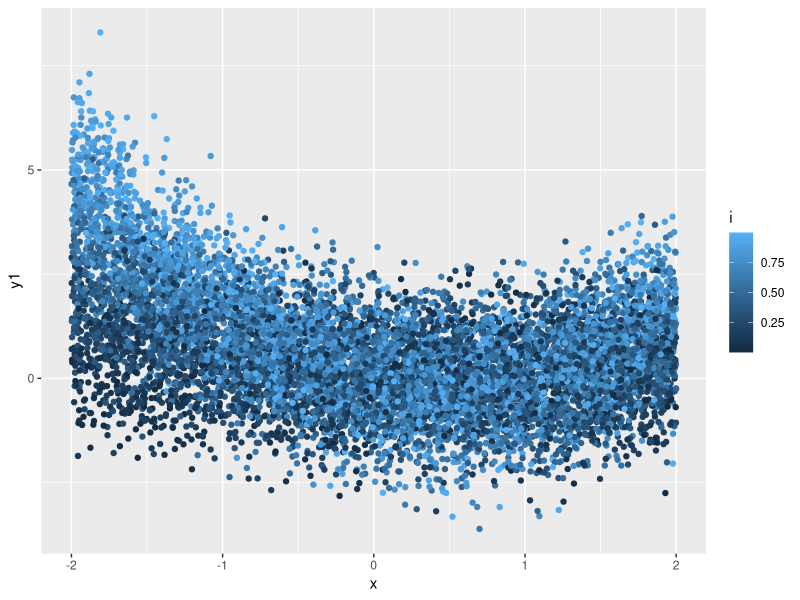
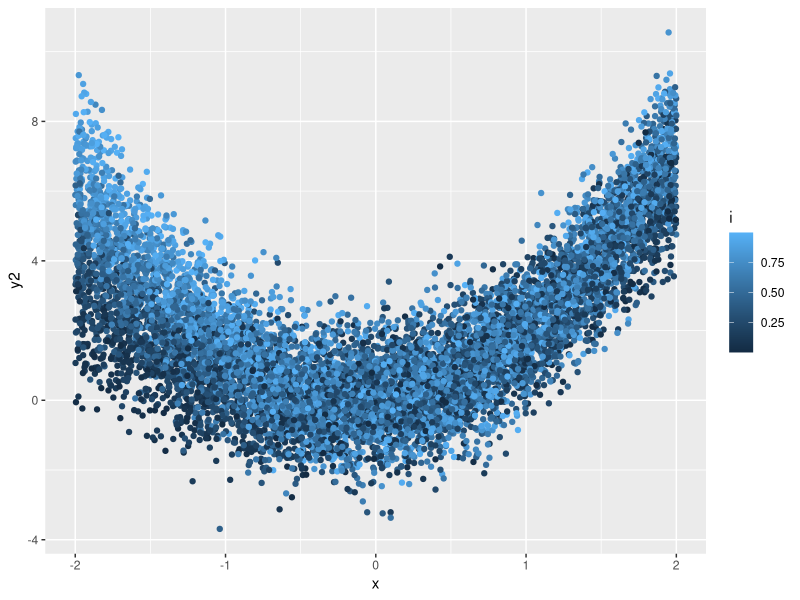
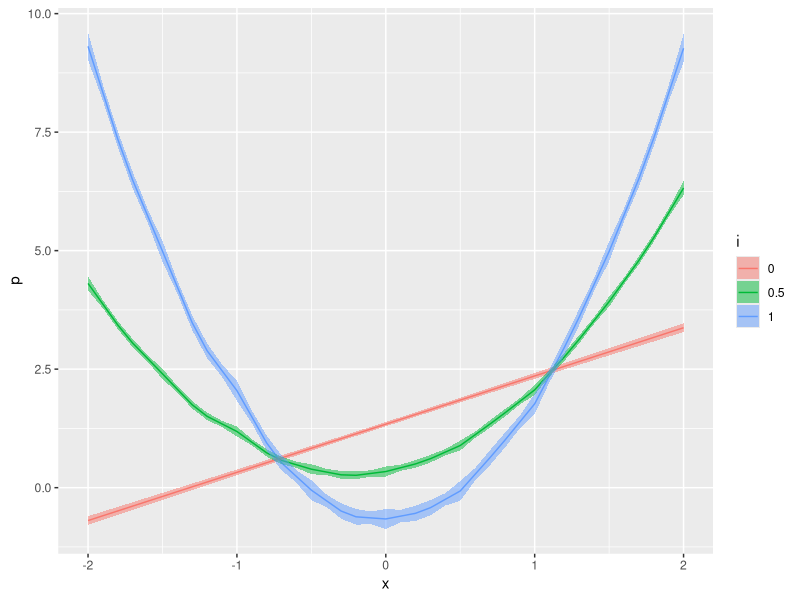
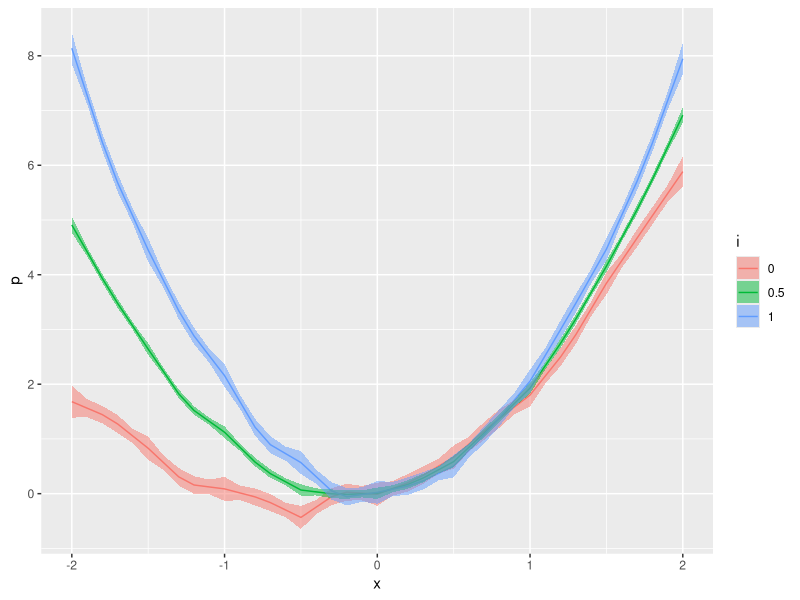

Write the R code that produced these figures, in order.
library(tidyverse)

n <- 10000

data <- data.frame(x=runif(n, -2, 2))
data$i <- runif(n)

data$y1 <- data$x^2*data$i - data$x*data$i + rnorm(n)
data$y2 <- data$x^2*data$i - data$x*data$i + data$x^2 + data$x + rnorm(n)

ggplot(data) + 
  geom_point(aes(x=x, y=y1, color=i))
ggplot(data) + 
  geom_point(aes(x=x, y=y2, color=i))

#Tempknots
#Tempknots
knots = list("x"= c(seq(-2, 2, by=0.25)))

#Define Segmenting Function
piece.formula <- function(var.name, knots, interact_var='') {
  knots <- knots[c(-1, -length(knots))]
  formula.sign <- rep(" - ", length(knots))
  formula.sign[knots < 0] <- " + "
  if (interact_var == ''){
    paste(var.name, "+",
        paste("I(pmax(", var.name, formula.sign, abs(knots), ", 0))",
              collapse = " + ", sep=""))
  } else{
    paste(interact_var, '*', var.name, "+",
        paste("I(", interact_var, "*pmax(", var.name, formula.sign, abs(knots), ", 0))",
              collapse = " + ", sep=""))
  }
}

formula1.1 <- paste0("y1 ~ ", 
                     piece.formula("x", knots[['x']], "i"))
formula1.2 <- paste0("y1 ~ ", 
                     piece.formula("x", knots[['x']], "i"), ' + ',
                     piece.formula("x", knots[['x']], ""))
formula2.1 <- paste0("y2 ~ ", 
                     piece.formula("x", knots[['x']], "i"))
formula2.2 <- paste0("y2 ~ ", 
                     piece.formula("x", knots[['x']], "i"), ' + ',
                     piece.formula("x", knots[['x']], ""))

mod1.1 <- lm(as.formula(formula1.1), data)
mod2.1 <- lm(as.formula(formula2.1), data)
mod1.2 <- lm(as.formula(formula1.2), data)
mod2.2 <- lm(as.formula(formula2.2), data)

AIC(mod1.1)
AIC(mod1.2)
AIC(mod2.1)
AIC(mod2.2)

#mod1.1 is better than mod1.2, so when x interacts with i in all terms, 
#including standalone x segments makes for a worse model

#otoh, mod2.2 is better than mod2.1, so when x has a standalone component,
#the standalone x components should be included

#Given that it depends on the data-generating process, its best is to run both, and then check with AIC

######################################
# Check out SEs
######################################

pred <- expand.grid(list(x=seq(-2, 2, by=0.1), i=seq(0, 1, by=0.5)))

pred$mod1.1.p <- predict(mod1.1, pred)
pred$mod1.1.e <- predict(mod1.1, pred, se.fit=T)$se.fit
pred$mod2.1.p <- predict(mod2.1, pred)
pred$mod2.1.e <- predict(mod2.1, pred, se.fit=T)$se.fit
pred$mod1.2.p <- predict(mod1.2, pred)
pred$mod1.2.e <- predict(mod1.2, pred, se.fit=T)$se.fit
pred$mod2.2.p <- predict(mod2.2, pred)
pred$mod2.2.e <- predict(mod2.2, pred, se.fit=T)$se.fit

pred <- pred %>% 
  gather(key, value, -x, -i) %>%
  mutate(mod = substr(key, 1, 6),
         par = substr(key, 8, 8)) %>%
  select(-key) %>%
  spread(par, value) %>%
  mutate(ymin = p - 1.96*e,
         ymax = p + 1.96*e)

pred$i <- as.factor(pred$i)

ggplot(pred %>% filter(mod == 'mod2.1')) +
  geom_line(aes(x=x, y=p, color=i)) + 
  geom_ribbon(aes(x=x, ymax=ymax, ymin=ymin, fill=i), alpha=0.5)


ggplot(pred %>% filter(mod == 'mod2.2')) +
  geom_line(aes(x=x, y=p, color=i)) + 
  geom_ribbon(aes(x=x, ymax=ymax, ymin=ymin, fill=i), alpha=0.5)

